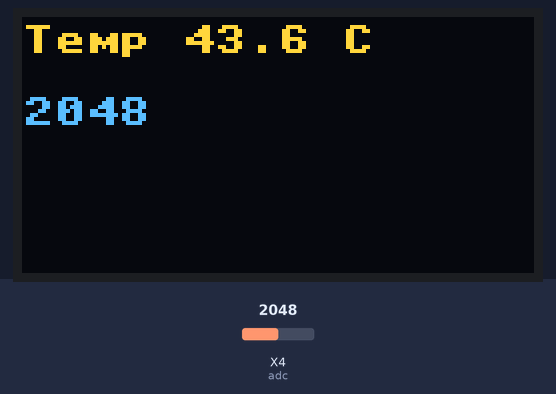
This program was run on a simulated pyboard running MicroPython. Parts: 128×64 one-colour display. The test bench sets the inputs (shaded band); at power-on: X4 (adc) = 2048 (analog values on the 0–4095 scale). The OLED is the two-colour kind (top 16 rows yellow); library files of the repository ran but are not shown: ssd1306.py.

Above: at 1.2 s.
1.3 s: X4 (adc) set to 2866
At 2.1 s:
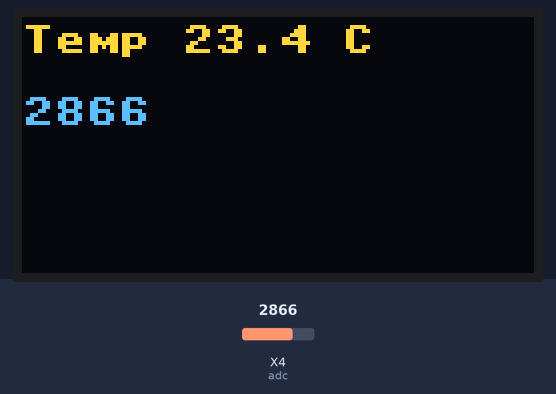
2.8 s: X4 (adc) set to 3603
At 4.1 s:
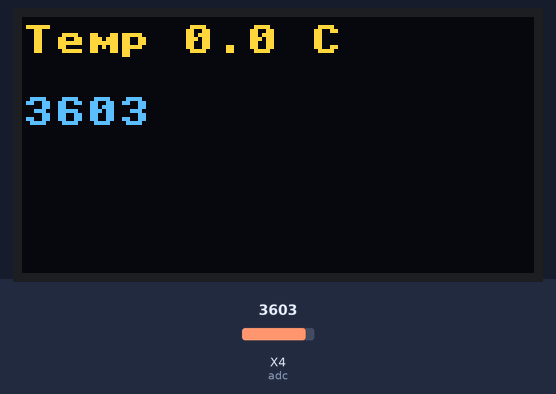
4.4 s: X4 (adc) set to 4095
At 5.1 s:
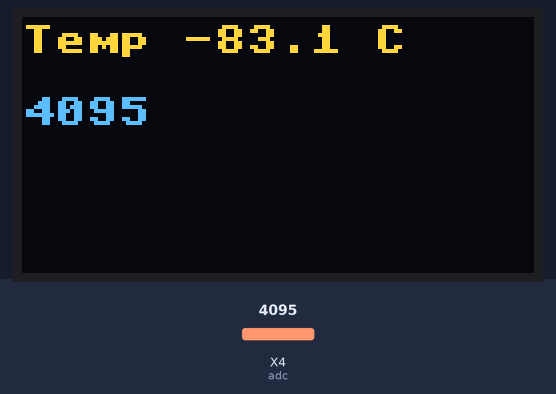
Timing chart, 0 to 7.4 s (numbered marks = the images above; inputs shaded):
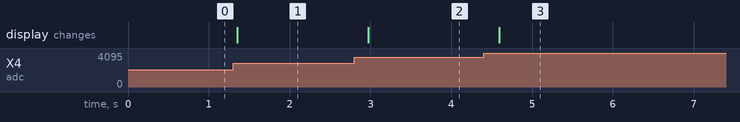

The program:

main.py
```python
__author__ = 'DueMakersAsociali'
__license__ = "MIT"
__version__ = "0.1"
__status__ = "Prototype"

from pyb import ADC
from machine import Pin, I2C
from time import sleep
from math import log

import ssd1306

from ntc_3950_lut_list import *


def binary_search(item_list, item):
    first = 0
    last = len(item_list) - 1
    found = False
    while (first <= last and not found):
        mid = (first + last) // 2
        if item_list[mid] == item:
            found = True
        else:
            if item > item_list[mid]:
                last = mid - 1
            else:
                first = mid + 1
    return mid


def get_temp_with_b_parameter_eq(res, B, T0, R0):

    Tk = 273.15
    btemp = B * (T0 + Tk) / (log(res/R0) * (T0 + Tk) + B) - Tk
    return btemp


def read_temperature(adc):
    Tstart = -30
    T0 = 25.0
    R0 = 100000.0
    B = 3950

    max_adc = 4096
    data_read = adc.read()  # read value, 0-4095
    res_value = int((46000.0 * data_read) / (max_adc - data_read))
    #temp_f = binary_search(ntc_3950_lut_list, 10 * res_value) + Tstart
    temp_f = get_temp_with_b_parameter_eq(res_value, B, T0, R0)
    return temp_f, data_read


if __name__ == "__main__":

    # i2c definition
    sda_p = Pin('X10')
    scl_p = Pin('X9')
    i2c = I2C(-1, scl=scl_p, sda=sda_p)

    # oled init
    oled_width = 128
    oled_height = 64
    oled = ssd1306.SSD1306_I2C(oled_width, oled_height, i2c)

    # analog input
    adc = ADC(Pin('X4'))

    while (True):
        oled.fill(0)
        temp, data_read = read_temperature(adc)
        temperature_out = 'Temp ' + "{0:.1f}".format(temp) + ' C'
        oled.text(temperature_out, 0, 2)
        oled.text(str(data_read), 0, 20)
        oled.show()
        sleep(0.3)
```

ntc_3950_lut_list.py
```python
__author__ = 'DueMakersAsociali'
__license__ = "MIT"
__version__ = "0.1"
__status__ = "Prototype"

ntc_3950_lut_list = [
17332000,  # -30 degC
16304080,
15344770,
14449030,
13612200,
12830000,
12093270,
11404240,
10759490,
10155880,
9590500,
9060117,
8562883,
8096506,
7658865,
7248000,
6856507,
6488929,
6143649,
5819169,
5514100,
5226908,
4956674,
4702286,
4462714,
4237000,
4020560,
3816658,
3624488,
3443301,
3272400,
3110397,
2957506,
2813157,
2676820,
2548000,
2425827,
2310321,
2201080,
2097724,
1999900,
1905578,
1816319,
1731822,
1651804,
1576000,
1504253,
1436234,
1371726,
1310528,
1252450,
1196582,
1143559,
1093221,
1045415,
1000000,
958191,
918392,
880494,
844395,
810000,
776238,
744091,
713472,
684301,
656500,
629838,
604420,
580181,
557060,
535000,
513708,
493391,
473998,
455483,
437800,
420555,
404092,
388369,
373350,
358999,
346160,
333855,
322059,
310748,
299900,
289053,
278660,
268700,
259153,
250000,
241099,
232565,
224381,
216531,
209000,
201741,
194774,
188087,
181666,
175500,
169459,
163659,
158089,
152739,
147600,
142813,
138206,
133774,
129507,
125400,
121347,
117447,
113694,
110080,
106600,
103243,
100010,
96895,
93893,
91000,
88171,
85444,
82816,
80283,
77840,
75538,
73316,
71172,
69100,
67100,
65265,
63490,
61772,
60109,
58500,
56832,
55221,
53663,
52156,
50700,
49291,
47928,
46610,
45334,
44100,
42906,
41751,
40632,
39549,
38500,
37410,
36357,
35338,
34353,
33400,
32550,
31726,
30927,
30152,
29400,
28634,
27893,
27173,
26476,
25800,
25144,
24507,
23890,
23291,
22710,
22135,
21577,
21035,
20510,
20000,
19513,
19040,
18580,
18134,
17700,
17319,
16947,
16586,
16233,
15890,
15520,
15160,
14811,
14471,
14140,
13812,
13494,
13184,
12883,
12590,
12301,
12019,
11745,
11479,
11220,
10956,
10699,
10449,
10206,
9970,
9757,
9550,
9348,
9151,
8960,
8750,
8547,
8349,
8157,
7970,
7806,
7646,
7490,
7338,
7190,
7029,
6873,
6721,
6574,
6430,
6302,
6177,
6055,
5936,
5820,
5717,
5617,
5519,
5423,
5330,
5225,
5122,
5022,
4925,
4830,
4733,
4639,
4547,
4457,
4370,
4284,
4200,
4118,
4038,
3960,
3884,
3810,
3739,
3668,
3600,
3533,
3467,
3403,
3341,
3280,
3220,
3161,
3104,
3048,
2993,
2940,
2888,
2836,
2786,
2737,
2689,
2642,
2596,
2551,
2507,
2464,
2422,
2380,
2340,
2300,
2262,
2223,
2186,
2150,
2114,
2079,
2045,
2011,
1978,
1946,
1914,
1883,
1853,
1823,
1794,
1765,
1737,
1710,
1683,
1656,
1630,
1604,
1579,
1555,
1531,
1507,
1484,
1461,
1439,
1417,
1396,
1375,
1354,
1334,
1314,
1295,
1275,
1257,
1238,
1220,
1202,
1185,
1168,
1151,
1134,
1118,
1102,
1086,
1071,
1056   # 300 degC
]
```

Measured:
- after the input at 1.3 s, the display: changes after 0.05 s (image 1)
- after the input at 2.8 s, the display: changes after 0.17 s (image 2)
- after the input at 4.4 s, the display: changes after 0.20 s (image 3)
